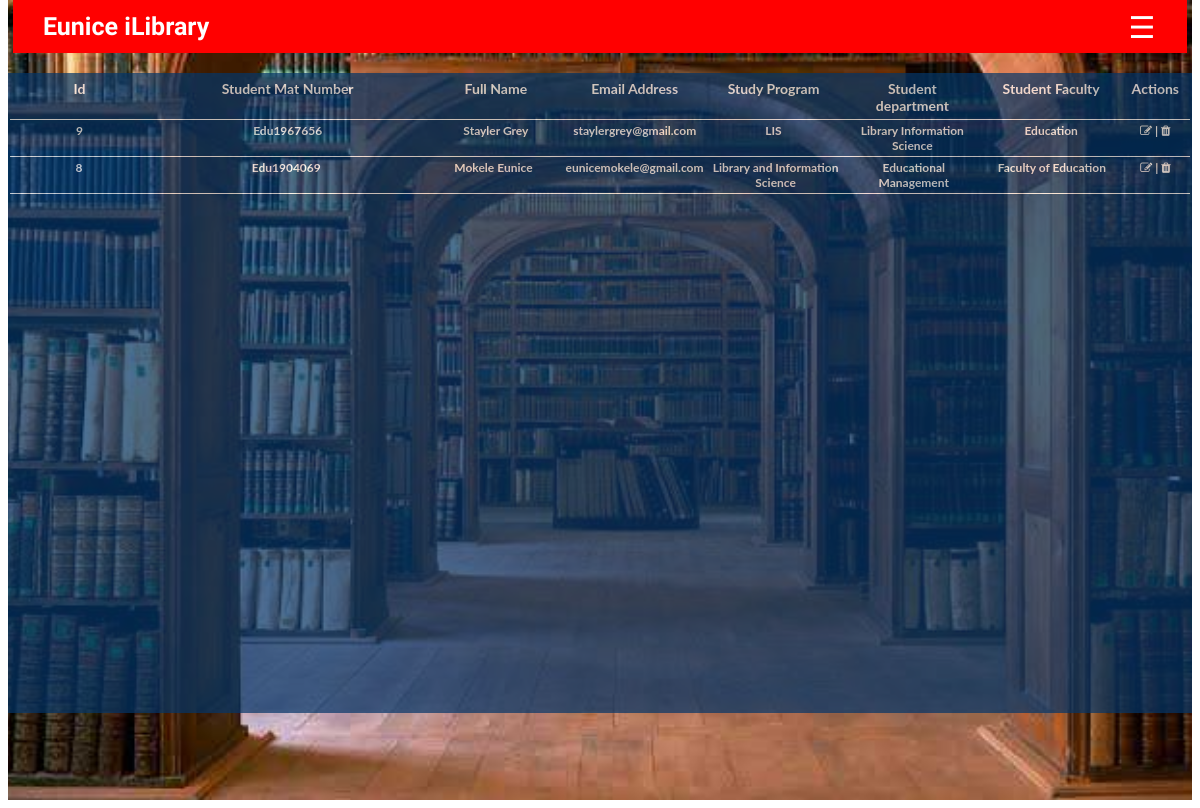
The app's page /show_students with its own data.
### library/models.py (models this page shows, shortened)
class Students(models.Model):
    mat_no = models.CharField(max_length=100,unique=True)
    fullname = models.CharField(max_length=100 ,help_text="surname first")
    study_program = models.CharField(max_length=100)
    student_dept = models.CharField(max_length=100)
    student_faculty = models.CharField(max_length=100)
    email=models.EmailField(max_length=100,help_text="student e-mail")

### library/views.py (the view)
# urls.py: path('show_students', views.view_students, name='show_student_record'),
def view_students(request):
    students = Students.objects.order_by('-id')
    return render(request,'view_students.html', {'students': students})

### library/templates/view_students.html (shortened to what this page needs)
{% extends 'base.html' %}
{% block content %}
<div class="big-container" >
<table class="table table-striped">
<tr class="tr">
    <th class="th">Id</th>
    <th class="th">Student Mat Number </th>
    <th class="th">Full Name </th>
    <th class="th">Email Address</th>
    <th class="th">Study Program </th>
    <th class="th">Student department</th>
    <th class="th">Student Faculty</th>
    <th class="th">Actions</th>
</tr>
    {%for student in students%}
    <tr class="tr student" id="{{student.fullname}}" >
        <td class="td">{{student.id}}</td>
        <td class="td mat_no">{{student.mat_no}}</td>
        <td class="td fullname">{{student.fullname}}</td>
        <td class="td">{{student.email}}</td>
        <td class="td">{{student.study_program}}</td>
        <td class="td">{{student.student_dept}}</td>
        <td class="td">{{student.student_faculty}}</td>
        <td class="td"><a href="edit/student/{{student.id}}"><i class="fa fa-edit" style="color: white;"></i></a> | <a
        href="delete/student/{{student.id}}"><i class="fa fa-trash" style="color: white;""></i></a></td>
    </tr> {% endfor %}
</table>
</div>
{% endblock %}

### library/templates/base.html (style rules this page uses)
body { font-family: "Lato", sans-serif; margin-top: 0px; height: 100%; }
tr { display: grid; grid-template-columns: 1fr 2fr 1fr 1fr 1fr 1fr 1fr 0.5fr; justify-items: center; border-style: solid; border-width: thin; border-left: 0px; border-right: 0px; border-top: 0px; border-color: white; }
.table { margin-left:auto; margin-right:auto; width: 100%; }
tr .th { color:white; padding: 5px 10px; text-align: center; font-weight:bold; font-size:14px; }
tr .td { color:white; padding: 3px; text-align: center; font-weight:bold; font-size:12px; }
.big-container { position:relative; margin: 20px 0px; width:100%; height:80%; overflow-x: scroll; overflow-y: scroll; background-color:rgb(3, 54, 105); opacity:0.7 ; }
@media screen and (min-width: 500px) { .big-container { overflow-x: hidden; } }

### records on screen
Students: id "9", mat_no "Edu1967656", fullname "Stayler Grey", email "staylergrey@gmail.com", study_program "LIS", student_dept "Library Information Science", student_faculty "Education"
Students: id "8", mat_no "Edu1904069", fullname "Mokele Eunice", email "eunicemokele@gmail.com", study_program "Library and Information Science", student_dept "Educational Management", student_faculty "Faculty of Education"
